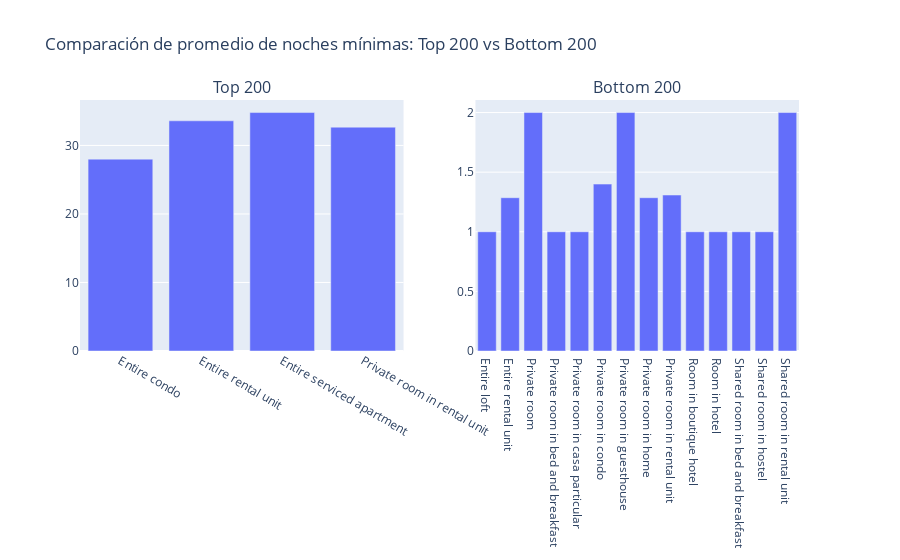

Notebook source saved alongside this figure:
### Code cell
# COMPARACION DE NOCHES MINIMAS POR TIPO DE PROPIEDAD

min_nights_property_top200 = top_200.groupby('property_type')['minimum_nights'].mean()
min_nights_property_bottom200 = bottom_200.groupby('property_type')['minimum_nights'].mean()

# Creamos las figuras
fig1= px.bar(x=min_nights_property_top200.index, y=min_nights_property_top200.values, labels={'x': 'Tipo de Propiedad', 'y': 'Mínimo de Noches Medio'}, title= 'Minimo de noches medio por tipo de propiedad - TOP_200')

fig2= px.bar(x=min_nights_property_bottom200.index, y=min_nights_property_bottom200.values, labels={'x': 'Tipo de Propiedad', 'y': 'Mínimo de Noches Medio'}, title= 'Minimo de noches medio por tipo de propiedad - BOTTOM_200')

# Crear subplots
fig = make_subplots(rows=1, cols=2, subplot_titles=('Top 200', 'Bottom 200'))

# Añadir las trazas del primer gráfico de barras a la primera columna del subplot
for trace in fig1.data:
    fig.add_trace(trace, row=1, col=1)

# Añadir las trazas del segundo gráfico de barras a la segunda columna del subplot
for trace in fig2.data:
    fig.add_trace(trace, row=1, col=2)

# Actualizar el layout del gráfico
fig.update_layout(title_text='Comparación de promedio de noches mínimas: Top 200 vs Bottom 200')

# Mostrar el gráfico
fig.show()

### Figure 1 — Plotly figure (JSON) as saved in the notebook; plotly's stock layout.template omitted (floating-point values rounded to 4 significant figures)
{"data": [{"alignmentgroup": "True", "hovertemplate": "Tipo de Propiedad=%{x}<br>Mínimo de Noches Medio=%{y}<extra></extra>", "legendgroup": "", "marker": {"color": "#636efa", "pattern": {"shape": ""}}, "name": "", "offsetgroup": "", "orientation": "v", "showlegend": false, "textposition": "auto", "type": "bar", "x": ["Entire condo", "Entire rental unit", "Entire serviced apartment", "Private room in rental unit"], "xaxis": "x", "y": [28, 33.59, 34.8, 32.67], "yaxis": "y"}, {"alignmentgroup": "True", "hovertemplate": "Tipo de Propiedad=%{x}<br>Mínimo de Noches Medio=%{y}<extra></extra>", "legendgroup": "", "marker": {"color": "#636efa", "pattern": {"shape": ""}}, "name": "", "offsetgroup": "", "orientation": "v", "showlegend": false, "textposition": "auto", "type": "bar", "x": ["Entire loft", "Entire rental unit", "Private room", "Private room in bed and breakfast", "Private room in casa particular", "Private room in condo", "Private room in guesthouse", "Private room in home", "Private room in rental unit", "Room in boutique hotel", "Room in hotel", "Shared room in bed and breakfast", "Shared room in hostel", "Shared room in rental unit"], "xaxis": "x2", "y": [1, 1.286, 2, 1, 1, 1.4, 2, 1.286, 1.308, 1, 1, 1, 1, 2], "yaxis": "y2"}], "layout": {"annotations": [{"font": {"size": 16}, "showarrow": false, "text": "Top 200", "x": 0.225, "xanchor": "center", "xref": "paper", "y": 1, "yanchor": "bottom", "yref": "paper"}, {"font": {"size": 16}, "showarrow": false, "text": "Bottom 200", "x": 0.775, "xanchor": "center", "xref": "paper", "y": 1, "yanchor": "bottom", "yref": "paper"}], "title": {"text": "Comparación de promedio de noches mínimas: Top 200 vs Bottom 200"}, "xaxis": {"anchor": "y", "domain": [0, 0.45]}, "xaxis2": {"anchor": "y2", "domain": [0.55, 1]}, "yaxis": {"anchor": "x", "domain": [0, 1]}, "yaxis2": {"anchor": "x2", "domain": [0, 1]}}}
